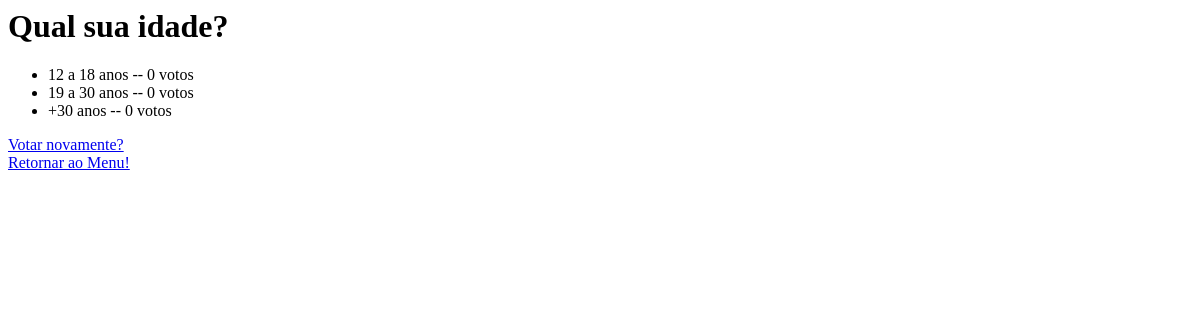
/polls/1/results/, run on an earlier commit of the app's database.
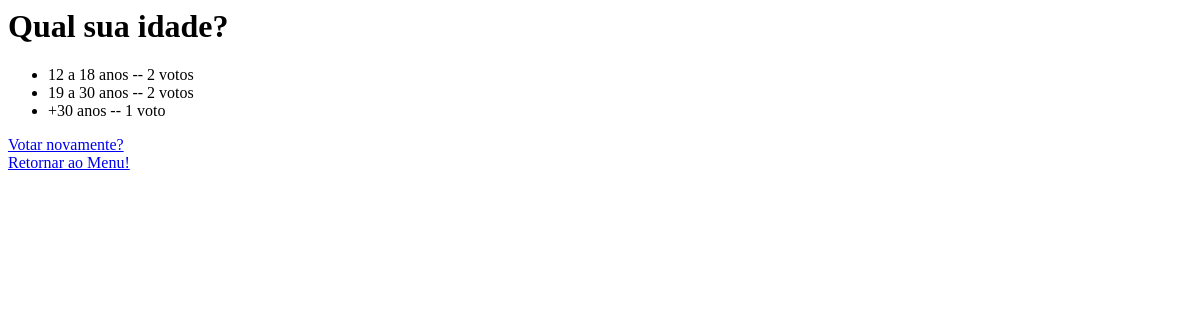
And on a later commit of the database.
### polls/models.py (models this page shows, shortened)
class Question(models.Model):
    question_text = models.CharField(max_length=200)
    pub_date = models.DateTimeField('date published')

class Choice(models.Model):
    question = models.ForeignKey(Question, on_delete=models.CASCADE)
    choice_text = models.CharField(max_length=200)
    votes = models.IntegerField(default=0)

### polls/views.py (the view)
# urls.py: path('<int:pk>/results/', views.ResultsView.as_view(), name='results'),
class ResultsView(generic.DetailView):
    model = Question
    template_name = 'polls/results.html'

### polls/templates/polls/results.html (shortened to what this page needs)
<h1>{{ question.question_text }}</h1>
<ul>
  {% for choice in question.choice_set.all %}
  <li>
    {{ choice.choice_text }} -- {{ choice.votes }} voto{{ choice.votes | pluralize}}
  </li>
  {% endfor %}
</ul>
<a href="{% url 'polls:detail' question.id %}">Votar novamente?</a>
<a href="{% url 'polls:index'%}">Retornar ao Menu!</a>

What changed in the data, as far as the page shows it:
changed Choice "12 a 18 anos": votes "0" → "2"
changed Choice "19 a 30 anos": votes "0" → "2"
changed Choice "+30 anos": votes "0" → "1"; votes|pluralize "s" → (not shown)
